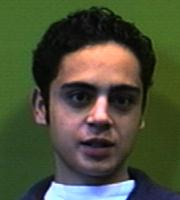
#> input picture img/Essex_Faces/94/ajones.19.jpg, 180 x 200 px
$ python KMeans_Clustering.py ../img/Essex_Faces/94/ajones.19.jpg   (older library calls are emulated)
#> lines starting #> are read from the running program, lines starting #| are printed output that depends on the picture
### src/features.py
import cv2
import numpy as np


VALID_FEATURE_SPACES = ("rgb", "hsv", "ycrcb", "cbcr_grad")


def list_feature_spaces():
    return VALID_FEATURE_SPACES


def extract_feature_image(img_bgr, feature_space):
    if feature_space not in VALID_FEATURE_SPACES:
        raise ValueError(f"Unknown feature space '{feature_space}'.")

    if feature_space == "rgb":
        img_rgb = cv2.cvtColor(img_bgr, cv2.COLOR_BGR2RGB)
        return img_rgb.astype(np.float32), ("R", "G", "B")

    if feature_space == "hsv":
        img_hsv = cv2.cvtColor(img_bgr, cv2.COLOR_BGR2HSV)
        return img_hsv.astype(np.float32), ("H", "S", "V")

    if feature_space == "ycrcb":
        img_ycrcb = cv2.cvtColor(img_bgr, cv2.COLOR_BGR2YCrCb)
        return img_ycrcb.astype(np.float32), ("Y", "Cr", "Cb")

    img_ycrcb = cv2.cvtColor(img_bgr, cv2.COLOR_BGR2YCrCb)
    y_channel, cr_channel, cb_channel = cv2.split(img_ycrcb)
    grad_x = cv2.Sobel(y_channel, cv2.CV_32F, 1, 0, ksize=3)
    grad_y = cv2.Sobel(y_channel, cv2.CV_32F, 0, 1, ksize=3)
    grad_norm = cv2.magnitude(grad_x, grad_y)
    feature_image = np.dstack(
        [
            cb_channel.astype(np.float32),
            cr_channel.astype(np.float32),
            grad_norm.astype(np.float32),
        ]
    )
    return feature_image, ("Cb", "Cr", "|grad(Y)|")


def flatten_feature_image(feature_image):
    if feature_image.ndim != 3:
        raise ValueError("feature_image must be an HxWxD array.")
    height, width, channels = feature_image.shape
    return feature_image.reshape(height * width, channels)

### src/KMeans_Clustering.py
import argparse
import json
from datetime import datetime, timezone
from pathlib import Path

import cv2
import numpy as np
from sklearn.cluster import KMeans

from features import extract_feature_image, flatten_feature_image, list_feature_spaces


def parse_args():
    parser = argparse.ArgumentParser(
        description="K-Means clustering for pixel grouping and manual skin-cluster interpretation."
    )
    parser.add_argument("train_image", help="Training image used to fit K-Means.")
    parser.add_argument(
        "--test-image",
        default=None,
        help="Optional test image. Default: reuse the training image.",
    )
    parser.add_argument(
        "--features",
        choices=list_feature_spaces(),
        default="ycrcb",
        help="Feature space used for clustering and prediction.",
    )
    parser.add_argument(
        "--k",
        type=int,
        default=6,
        help="Number of clusters.",
    )
    parser.add_argument(
        "--skin-clusters",
        nargs="+",
        type=int,
        default=None,
        help="One or more cluster IDs interpreted as skin.",
    )
    parser.add_argument(
        "--output-dir",
        default="outputs/kmeans",
        help="Base output directory.",
    )
    parser.add_argument(
        "--no-show",
        action="store_true",
        help="Do not open OpenCV windows.",
    )
    args = parser.parse_args()
    if args.k < 2:
        parser.error("--k must be at least 2.")
    return args


def load_color_image(image_path):
    img_bgr = cv2.imread(str(image_path), -1)
    if img_bgr is None:
        raise FileNotFoundError(f"Could not read image '{image_path}'.")
    if img_bgr.ndim != 3 or img_bgr.shape[2] != 3:
        raise ValueError("Input image must be a 3-channel color image.")
    return img_bgr


def extract_flat_features(img_bgr, feature_space):
    feature_image, feature_names = extract_feature_image(img_bgr, feature_space)
    flat_features = flatten_feature_image(feature_image)
    return feature_image, flat_features, feature_names


def fit_feature_normalizer(flat_features, feature_space):
    if feature_space != "cbcr_grad":
        return None

    mean = flat_features.mean(axis=0)
    std = flat_features.std(axis=0)
    std[std < 1e-6] = 1.0
    return {"mean": mean.astype(np.float32), "std": std.astype(np.float32)}


def normalize_features(flat_features, normalizer):
    if normalizer is None:
        return flat_features
    return (flat_features - normalizer["mean"]) / normalizer["std"]


def denormalize_centers(cluster_centers, normalizer):
    if normalizer is None:
        return cluster_centers
    return cluster_centers * normalizer["std"] + normalizer["mean"]


def reshape_labels(flat_labels, image_shape):
    height, width = image_shape[:2]
    return flat_labels.reshape(height, width)


def make_cluster_palette(num_clusters):
    palette = []
    for cluster_id in range(num_clusters):
        hue = int(round((179 * cluster_id) / max(num_clusters, 1))) % 180
        hsv_color = np.uint8([[[hue, 220, 255]]])
        bgr_color = cv2.cvtColor(hsv_color, cv2.COLOR_HSV2BGR)[0, 0]
        palette.append([int(bgr_color[0]), int(bgr_color[1]), int(bgr_color[2])])
    return palette


def render_label_image(label_image, palette):
    color_labels = np.zeros((*label_image.shape, 3), dtype=np.uint8)
    for cluster_id, color in enumerate(palette):
        color_labels[label_image == cluster_id] = color
    return color_labels


def count_pixels_per_cluster(label_image, num_clusters):
    return np.bincount(label_image.reshape(-1), minlength=num_clusters).astype(int).tolist()


def build_skin_mask(label_image, skin_clusters):
    return np.where(np.isin(label_image, skin_clusters), 255, 0).astype(np.uint8)


def build_overlay(image_bgr, mask):
    color_layer = image_bgr.copy()
    color_layer[mask == 255] = (40, 180, 255)
    return cv2.addWeighted(image_bgr, 0.7, color_layer, 0.3, 0.0)


def validate_skin_clusters(skin_clusters, num_clusters):
    if skin_clusters is None:
        return None

    unique_clusters = sorted(set(skin_clusters))
    invalid_clusters = [cluster_id for cluster_id in unique_clusters if cluster_id < 0 or cluster_id >= num_clusters]
    if invalid_clusters:
        raise ValueError(
            f"Invalid cluster IDs {invalid_clusters}. Valid range is 0 to {num_clusters - 1}."
        )
    return unique_clusters


def print_cluster_summary(cluster_centers, feature_names, train_counts, test_counts, palette):
    print("Cluster centers:")
    for cluster_id, center in enumerate(cluster_centers):
        center_values = ", ".join(
            f"{feature_name}={center_value:.3f}"
            for feature_name, center_value in zip(feature_names, center)
        )
        print(
            f"  [{cluster_id}] {center_values} | "
            f"train_pixels={train_counts[cluster_id]} | "
            f"test_pixels={test_counts[cluster_id]} | "
            f"display_bgr={palette[cluster_id]}"
        )


def build_centers_payload(cluster_centers, feature_names, train_counts, test_counts, palette):
    payload = []
    for cluster_id, center in enumerate(cluster_centers):
        payload.append(
            {
                "cluster_id": cluster_id,
                "center": {
                    feature_name: float(center_value)
                    for feature_name, center_value in zip(feature_names, center)
                },
                "train_pixel_count": int(train_counts[cluster_id]),
                "test_pixel_count": int(test_counts[cluster_id]),
                "display_bgr": palette[cluster_id],
            }
        )
    return payload


def save_outputs(
    run_dir,
    train_path,
    test_path,
    train_label_image,
    test_label_image,
    centers_payload,
    metadata,
    train_skin_mask=None,
    train_skin_overlay=None,
    test_skin_mask=None,
    test_skin_overlay=None,
):
    run_dir.mkdir(parents=True, exist_ok=True)
    cv2.imwrite(str(run_dir / "train_labels.png"), train_label_image)
    cv2.imwrite(str(run_dir / "test_labels.png"), test_label_image)

    if train_skin_mask is not None:
        cv2.imwrite(str(run_dir / "train_skin_mask.png"), train_skin_mask)
        cv2.imwrite(str(run_dir / "train_skin_overlay.png"), train_skin_overlay)
        cv2.imwrite(str(run_dir / "test_skin_mask.png"), test_skin_mask)
        cv2.imwrite(str(run_dir / "test_skin_overlay.png"), test_skin_overlay)

    with open(run_dir / "centers.json", "w", encoding="utf-8") as centers_file:
        json.dump(centers_payload, centers_file, indent=2)

    metadata_payload = {
        "created_utc": datetime.now(timezone.utc).isoformat(),
        "train_image": str(train_path),
        "test_image": str(test_path),
        **metadata,
    }
    with open(run_dir / "metadata.json", "w", encoding="utf-8") as metadata_file:
        json.dump(metadata_payload, metadata_file, indent=2)


def maybe_show_results(
    no_show,
    train_label_image,
    test_label_image,
    train_skin_mask=None,
    train_skin_overlay=None,
    test_skin_mask=None,
    test_skin_overlay=None,
):
    if no_show:
        return

    cv2.imshow("Train labels", train_label_image)
    cv2.imshow("Test labels", test_label_image)
    if train_skin_mask is not None:
        cv2.imshow("Train skin mask", train_skin_mask)
        cv2.imshow("Train skin overlay", train_skin_overlay)
        cv2.imshow("Test skin mask", test_skin_mask)
        cv2.imshow("Test skin overlay", test_skin_overlay)
    cv2.waitKey(0)
    cv2.destroyAllWindows()


def main():
    args = parse_args()
    train_path = Path(args.train_image)
    test_path = Path(args.test_image) if args.test_image is not None else train_path

    train_bgr = load_color_image(train_path)
#> in load_color_image, img_bgr is the input picture: shape (200, 180, 3); mean B, G, R 57, 80.3, 75.4
    test_bgr = load_color_image(test_path)

    print(
        "Training image:",
        train_bgr.shape[0],
        "rows x",
        train_bgr.shape[1],
        "cols x",
        train_bgr.shape[2],
        "channels",
    )
#| Training image: 200 rows x 180 cols x 3 channels
    print(
        "Test image:",
        test_bgr.shape[0],
        "rows x",
        test_bgr.shape[1],
        "cols x",
        test_bgr.shape[2],
        "channels",
    )
#| Test image: 200 rows x 180 cols x 3 channels

    _, train_flat_features, feature_names = extract_flat_features(train_bgr, args.features)
#> in extract_feature_image, `img_ycrcb = cv2.cvtColor(img_bgr, cv2.COLOR_BGR2YCrCb)`: img_ycrcb: shape (200, 180, 3); mean of channels 0, 1, 2 76.2, 127.4, 117.2
#> in extract_flat_features, `feature_image, feature_names = extract_feature_image(img_bgr, feature_..`:
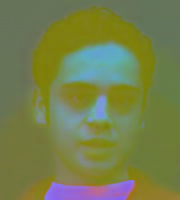
#> feature_image: shape (200, 180, 3) float32; mean B, G, R 76.2, 127.4, 117.2
#> in extract_flat_features, `feature_image, feature_names = extract_feature_image(img_bgr, feature_..`: feature_names = ('Y', 'Cr', 'Cb')
#> feature_names = ('Y', 'Cr', 'Cb')
    _, test_flat_features, _ = extract_flat_features(test_bgr, args.features)

    normalizer = fit_feature_normalizer(train_flat_features, args.features)
    train_fit_features = normalize_features(train_flat_features, normalizer)
    test_fit_features = normalize_features(test_flat_features, normalizer)

    kmeans = KMeans(n_clusters=args.k, random_state=0, n_init=10)
    kmeans.fit(train_fit_features)

    train_labels = reshape_labels(kmeans.labels_, train_bgr.shape)
    test_labels = reshape_labels(kmeans.predict(test_fit_features), test_bgr.shape)
#> call 2 of reshape_labels, with flat_labels = array of shape (36000,), image_shape = (200, 180, 3)
#> in reshape_labels (call 2), `return flat_labels.reshape(height, width)`:
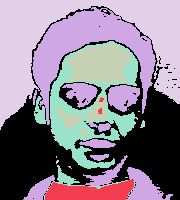
#> returned value: shape (200, 180) int32; 6 distinct labels, from 0 to 5; one colour per label, 0 black
    palette = make_cluster_palette(args.k)
    train_label_image = render_label_image(train_labels, palette)
    test_label_image = render_label_image(test_labels, palette)
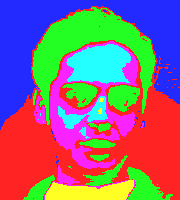
#> test_label_image: shape (200, 180, 3); mean of channels 0, 1, 2 126.2, 107.5, 139.1; drawn as B, G, R

    cluster_centers = denormalize_centers(kmeans.cluster_centers_, normalizer)
#> cluster_centers = [[60.17, 125.2, 117], [205.5, 105.5, 152.7], [22.2, 127.6, 127.8], [171.8, 163.1, 106.5], [85.99, 116.9, 102.9], [106.5, 141.1, 123.2]]
    train_counts = count_pixels_per_cluster(train_labels, args.k)
#> train_counts = [12036, 1298, 7748, 2549, 8541, 3828]
    test_counts = count_pixels_per_cluster(test_labels, args.k)
#> test_counts = [12036, 1298, 7748, 2549, 8541, 3828]
    centers_payload = build_centers_payload(
        cluster_centers, feature_names, train_counts, test_counts, palette
    )
#> the loop in build_centers_payload, `for cluster_id, center in enumerate(cluster_centers):` made 6 passes
#> after the loop in build_centers_payload, `for cluster_id, center in enumerate(cluster_centers):`: payload = 6 items
#> centers_payload = 6 items
    print_cluster_summary(cluster_centers, feature_names, train_counts, test_counts, palette)
#> the loop in print_cluster_summary, `for cluster_id, center in enumerate(cluster_centers):` made 6 passes
#|   [0] Y=60.171, Cr=125.241, Cb=116.952 | train_pixels=12036 | test_pixels=12036 | display_bgr=[35, 35, 255]
#|   [1] Y=205.501, Cr=105.459, Cb=152.703 | train_pixels=1298 | test_pixels=1298 | display_bgr=[35, 255, 255]
#|   [2] Y=22.203, Cr=127.627, Cb=127.772 | train_pixels=7748 | test_pixels=7748 | display_bgr=[35, 255, 35]
#|   [3] Y=171.840, Cr=163.101, Cb=106.476 | train_pixels=2549 | test_pixels=2549 | display_bgr=[255, 255, 35]
#|   [4] Y=85.991, Cr=116.937, Cb=102.919 | train_pixels=8541 | test_pixels=8541 | display_bgr=[255, 42, 35]
#|   [5] Y=106.511, Cr=141.070, Cb=123.190 | train_pixels=3828 | test_pixels=3828 | display_bgr=[255, 35, 248]

    skin_clusters = validate_skin_clusters(args.skin_clusters, args.k)
    train_skin_mask = None
    train_skin_overlay = None
    test_skin_mask = None
    test_skin_overlay = None
    if skin_clusters is not None:
        train_skin_mask = build_skin_mask(train_labels, skin_clusters)
        train_skin_overlay = build_overlay(train_bgr, train_skin_mask)
        test_skin_mask = build_skin_mask(test_labels, skin_clusters)
        test_skin_overlay = build_overlay(test_bgr, test_skin_mask)
        print(f"Skin clusters: {skin_clusters}")
    else:
        print("No skin clusters selected. Labels and centers were saved for manual inspection.")

    metadata = {
        "features": args.features,
        "feature_names": list(feature_names),
        "k": args.k,
        "skin_clusters": skin_clusters,
        "train_image_shape": list(train_bgr.shape),
        "test_image_shape": list(test_bgr.shape),
        "cluster_centers_file": "centers.json",
        "normalization": None,
    }
    if normalizer is not None:
        metadata["normalization"] = {
            "type": "zscore_from_train_image",
            "mean": [float(value) for value in normalizer["mean"]],
            "std": [float(value) for value in normalizer["std"]],
        }

    run_dir = (
        Path(args.output_dir)
        / test_path.stem
        / f"{args.features}_k{args.k}_train_{train_path.stem}"
    )
    save_outputs(
        run_dir,
        train_path,
        test_path,
        train_label_image,
        test_label_image,
        centers_payload,
        metadata,
        train_skin_mask=train_skin_mask,
        train_skin_overlay=train_skin_overlay,
        test_skin_mask=test_skin_mask,
        test_skin_overlay=test_skin_overlay,
    )
    print(f"Outputs saved in: {run_dir}")

    maybe_show_results(
        args.no_show,
        train_label_image,
        test_label_image,
        train_skin_mask=train_skin_mask,
        train_skin_overlay=train_skin_overlay,
        test_skin_mask=test_skin_mask,
        test_skin_overlay=test_skin_overlay,
    )


if __name__ == "__main__":
    main()

$ run again, on img/Essex_Faces/94/anpage.19.jpg
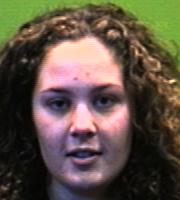
#> input picture img/Essex_Faces/94/anpage.19.jpg, 180 x 200 px
#> in load_color_image, img_bgr is the input picture: shape (200, 180, 3); mean B, G, R 69.8, 83.1, 95.8
#| Training image: 200 rows x 180 cols x 3 channels
#| Test image: 200 rows x 180 cols x 3 channels
#> img_ycrcb: shape (200, 180, 3); mean of channels 0, 1, 2 85.4, 135.4, 119.2
#> in extract_flat_features, `feature_image, feature_names = extract_feature_image(img_bgr, feature_..`:
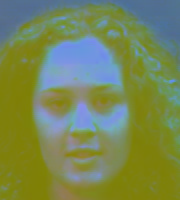
#> feature_image: shape (200, 180, 3) float32; mean B, G, R 85.4, 135.4, 119.2
#> in extract_flat_features, `feature_image, feature_names = extract_feature_image(img_bgr, feature_..`: feature_names = ('Y', 'Cr', 'Cb')
#> in main, `test_label_image = render_label_image(test_labels, palette)`:
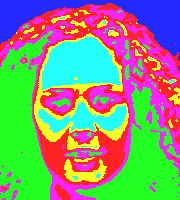
#> test_label_image: shape (200, 180, 3); mean of channels 0, 1, 2 124.3, 151.5, 136.4; drawn as B, G, R
#> cluster_centers = [[92.86, 138.7, 121.1], [141, 147.5, 123.7], [16.42, 129.4, 126], [209.1, 155, 119.6], [140.9, 114.7, 85.18], [53.77, 134.9, 122.5]]
#> test_counts = [6742, 3460, 11190, 4293, 3718, 6597]
#> the loop in build_centers_payload, `for cluster_id, center in enumerate(cluster_centers):` made 6 passes
#> after the loop in build_centers_payload, `for cluster_id, center in enumerate(cluster_centers):`: payload = 6 items
#> the loop in print_cluster_summary, `for cluster_id, center in enumerate(cluster_centers):` made 6 passes
#> (printed output is left out)

$ run again, on img/Essex_Faces/94/asamma.19.jpg
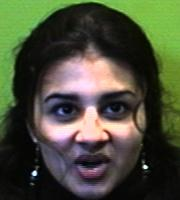
#> input picture img/Essex_Faces/94/asamma.19.jpg, 180 x 200 px
#> in load_color_image, img_bgr is the input picture: shape (200, 180, 3); mean B, G, R 58.6, 78.8, 74.7
#| Training image: 200 rows x 180 cols x 3 channels
#| Test image: 200 rows x 180 cols x 3 channels
#> img_ycrcb: shape (200, 180, 3); mean of channels 0, 1, 2 75.3, 127.6, 118.6
#> in extract_flat_features, `feature_image, feature_names = extract_feature_image(img_bgr, feature_..`:
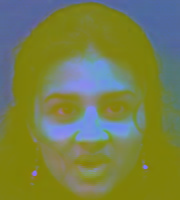
#> feature_image: shape (200, 180, 3) float32; mean B, G, R 75.3, 127.6, 118.6
#> in extract_flat_features, `feature_image, feature_names = extract_feature_image(img_bgr, feature_..`: feature_names = ('Y', 'Cr', 'Cb')
#> in main, `test_label_image = render_label_image(test_labels, palette)`:
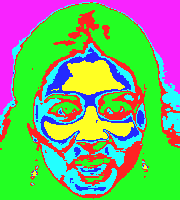
#> test_label_image: shape (200, 180, 3); mean of channels 0, 1, 2 112.4, 175.1, 118.9; drawn as B, G, R
#> cluster_centers = [[52.2, 130.2, 125.3], [214.8, 149, 119.1], [14.78, 127.9, 126.4], [91.21, 130.4, 122.8], [142.9, 142.3, 124.6], [148.1, 105.8, 85.83]]
#> test_counts = [5302, 2879, 15149, 4826, 2116, 5728]
#> the loop in build_centers_payload, `for cluster_id, center in enumerate(cluster_centers):` made 6 passes
#> after the loop in build_centers_payload, `for cluster_id, center in enumerate(cluster_centers):`: payload = 6 items
#> the loop in print_cluster_summary, `for cluster_id, center in enumerate(cluster_centers):` made 6 passes
#> (printed output is left out)

$ run again, on img/Essex_Faces/94/asheal.18.jpg
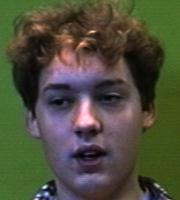
#> input picture img/Essex_Faces/94/asheal.18.jpg, 180 x 200 px
#> in load_color_image, img_bgr is the input picture: shape (200, 180, 3); mean B, G, R 60.1, 78.2, 78.1
#| Training image: 200 rows x 180 cols x 3 channels
#| Test image: 200 rows x 180 cols x 3 channels
#> img_ycrcb: shape (200, 180, 3); mean of channels 0, 1, 2 76.1, 129.5, 119
#> in extract_flat_features, `feature_image, feature_names = extract_feature_image(img_bgr, feature_..`:
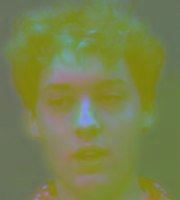
#> feature_image: shape (200, 180, 3) float32; mean B, G, R 76.1, 129.5, 119
#> in extract_flat_features, `feature_image, feature_names = extract_feature_image(img_bgr, feature_..`: feature_names = ('Y', 'Cr', 'Cb')
#> in main, `test_label_image = render_label_image(test_labels, palette)`:
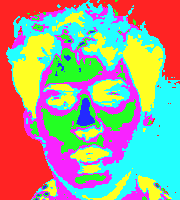
#> test_label_image: shape (200, 180, 3); mean of channels 0, 1, 2 141.9, 161, 163.3; drawn as B, G, R
#> cluster_centers = [[90.08, 117.3, 105.1], [28.51, 130.9, 125.4], [123.5, 139.6, 133.6], [64.36, 131.1, 114.9], [190, 151.4, 127.2], [88.21, 134.3, 129.3]]
#> test_counts = [8579, 6230, 3691, 10689, 427, 6384]
#> the loop in build_centers_payload, `for cluster_id, center in enumerate(cluster_centers):` made 6 passes
#> after the loop in build_centers_payload, `for cluster_id, center in enumerate(cluster_centers):`: payload = 6 items
#> the loop in print_cluster_summary, `for cluster_id, center in enumerate(cluster_centers):` made 6 passes
#> (printed output is left out)
